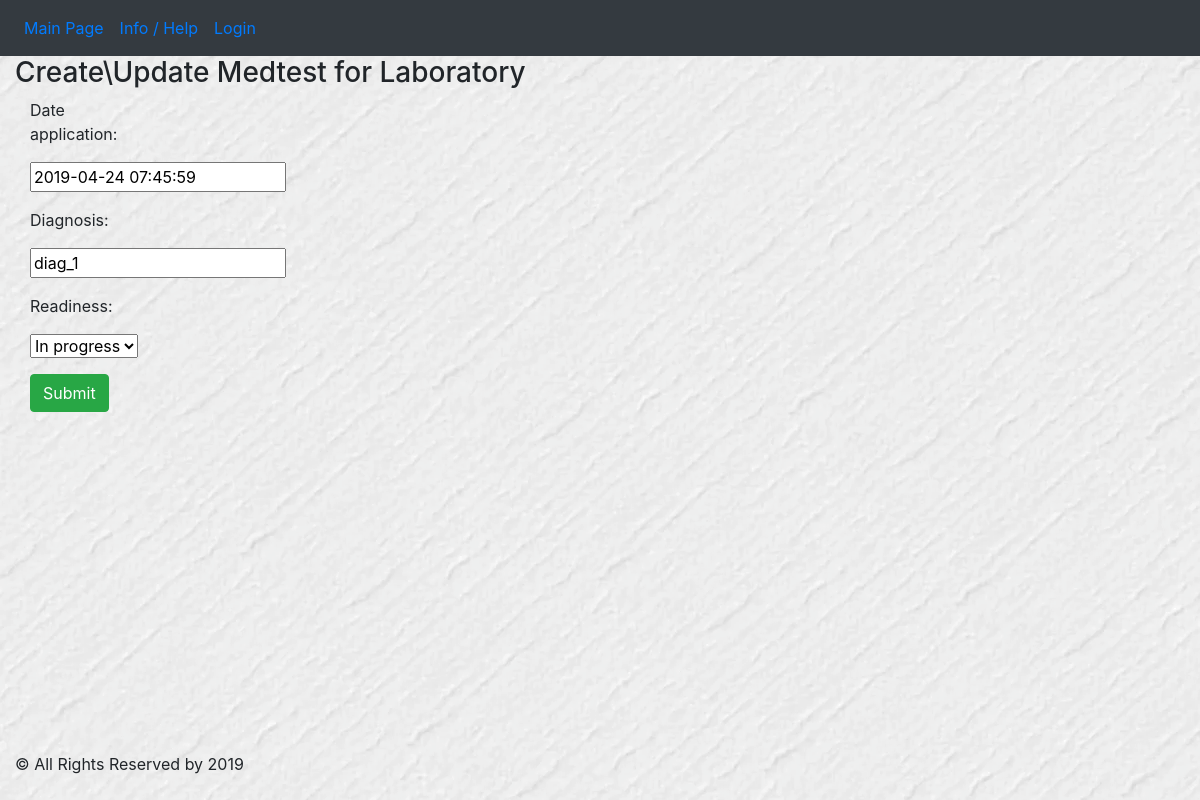
Page /lab/1 on the earlier database version.
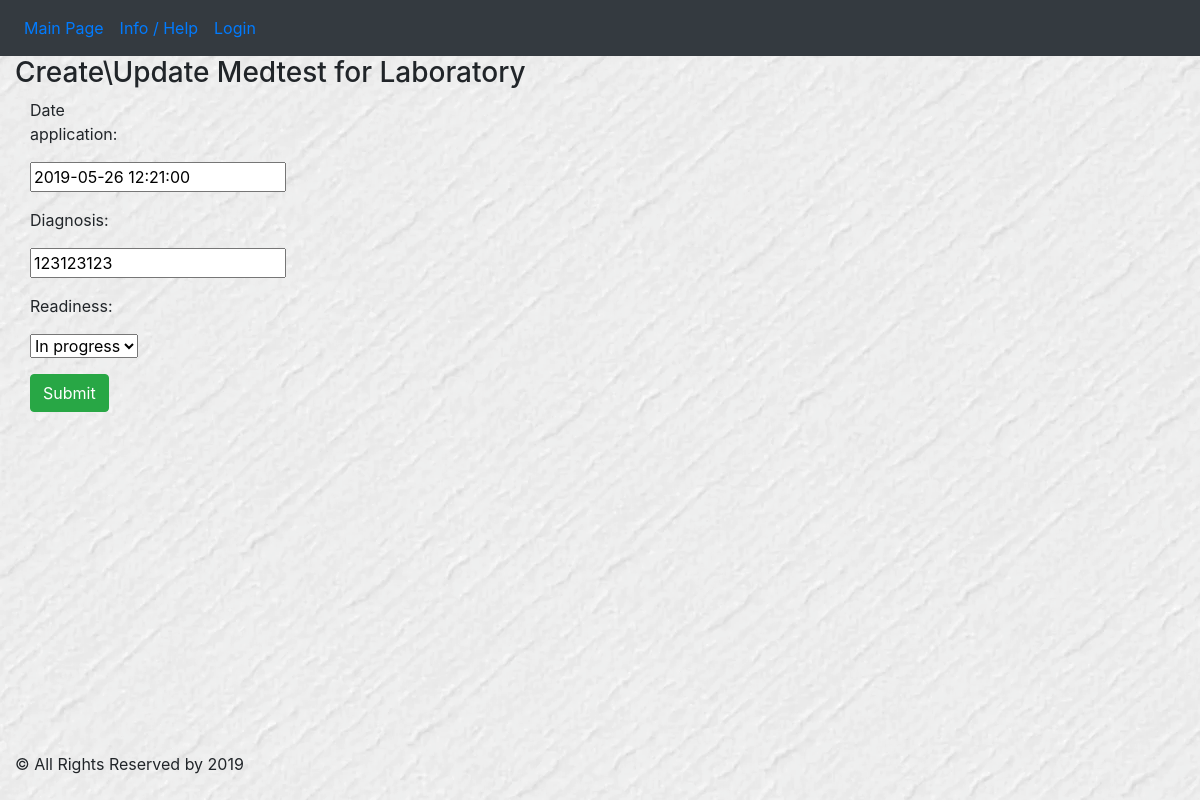
Same page on the later database version.
### doctor/models.py (models this page shows, shortened)
class MedicalTests(models.Model):
    READINESS = (
        (0, 'In progress'),
        (1, 'Ready')
    )
    date_application = models.DateTimeField(default=timezone.now)
    date_registration = models.DateTimeField(default=timezone.now)
    date_taking_material = models.DateTimeField(default=timezone.now)
    target_date = models.DateTimeField(default=timezone.now)
    material = models.CharField(max_length=45)
    diagnosis = models.CharField(max_length=45)
    delivering_method = models.CharField(max_length=25)
    readiness = models.BooleanField(choices=READINESS, default=0)
    patient_id = models.ForeignKey(Patient, on_delete=models.CASCADE)
    doctor_id = models.ForeignKey(Doctor, on_delete=models.SET_NULL, null=True)

### lab/views.py (the view)
# urls.py: path('<int:pk>', views.MedicalTestsUpdate.as_view(), name='medtests_update'),
class MedicalTestsUpdate(UpdateView):
    model = MedicalTests
    fields = ['date_application', 'diagnosis', 'readiness']

### doctor/templates/doctor/medicaltests_form.html (shortened to what this page needs)
{% extends 'extends/base.html' %}
{% block content %}
<div class="container-fluid">
    <div class="row">
        <div class="col-sm-12 col-md-7">
            <div class="panel panel-default">
                <div class="panel-body">
                    <h3>Create\Update Medtest for Laboratory</h3>
                    <form class="form-horizontal" role="form" action="" method="post" enctype="multipart/form-data">
                        {% include 'doctor/medtest_template.html' %}
                        <div class="form-group">
                            <div class="col-sm-offset-2 col-sm-10">
                                <button type="submit" class="btn btn-success">Submit</button>
                            </div>
                        </div>
                    </form>
                </div>
            </div>
        </div>
</div>
</div>
{% endblock %}

### doctor/templates/doctor/medtest_template.html (shortened to what this page needs)
{% for field in form %}
    <div class="form-group">
        <label class="control-label col-sm-2" for="song_title">{{ field.label_tag }}</label>
        <div class="col-sm-10">{{ field }}</div>
    </div>
{% endfor %}

Differences in the rows shown:
changed MedicalTests "In progress": date_application "2019-04-24 07:45:59" → "2019-05-26 12:21:00"; diagnosis "diag_1" → "123123123"
